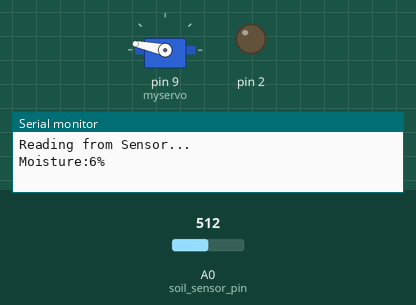
Recording of a sketch running on a simulated Arduino Uno, built with avr-gcc and run on an emulated ATmega328P. Parts: servo, output pins drawn as LEDs (lit = HIGH), the last lines printed to the serial monitor. Inputs (shaded band) come from the test bench; at power-on: A0 (soil_sensor_pin) = 512.

Above: at 2.2 s.
2.3 s: A0 (soil_sensor_pin) set to 398
At 5.5 s:
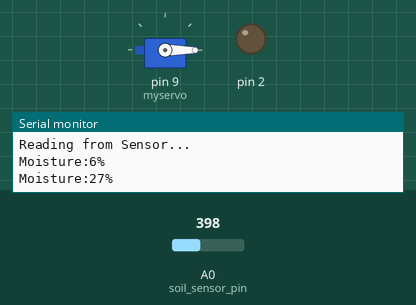
6.9 s: A0 (soil_sensor_pin) set to 369
At 7.08 s:
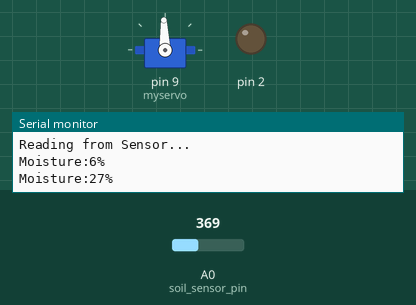
At 12.9 s:
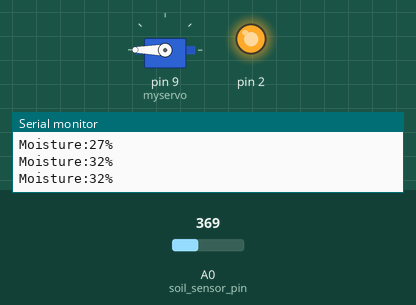
Timing chart, 0 to 23.4 s (numbered marks = the images above; inputs shaded):
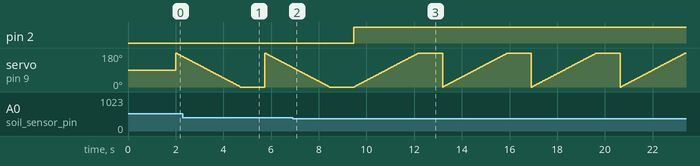

The sketch:

soil_sensor.ino
```cpp
int soil_sensor_pin=A0;

#include <Servo.h>

Servo myservo;  // create servo object to control a servo
// twelve servo objects can be created on most boards

int pos = 0;
int output_value;
void setup()
{
  myservo.attach(9);
  pinMode(2,OUTPUT);
  digitalWrite(2,LOW);
  Serial.begin(9600);
  Serial.println("Reading from Sensor...");
  delay(1000);
}
void loop()
{
  output_value=analogRead(soil_sensor_pin);
  output_value=map(output_value,550,0,0,100);
  Serial.print("Moisture:");
  Serial.print(output_value);
  Serial.println("%");
  delay(1000);
  if(output_value>=30 && output_value<=70)
  {
    digitalWrite(2,HIGH);
    for (pos = 0; pos <= 180; pos += 1) { // goes from 0 degrees to 180 degrees
    // in steps of 1 degree
    myservo.write(pos);// tell servo to go to position in variable 'pos'
    if(output_value>=30 && output_value<=70)
    {
      delay(15);
    }
    }
  }
  else
  {
    for (pos = 180; pos >= 0; pos -= 1) { // goes from 180 degrees to 0 degrees
    myservo.write(pos);              // tell servo to go to position in variable 'pos'
    delay(15);
    digitalWrite(2,LOW);
  }
  }
}
```

Measured:
- the behaviour switches between 386 and 385 on A0 (soil_sensor_pin) (found by bisection; images 1 and 2)
- after the input at 6.9 s, pin 2: LOW → HIGH after 2.6 s
